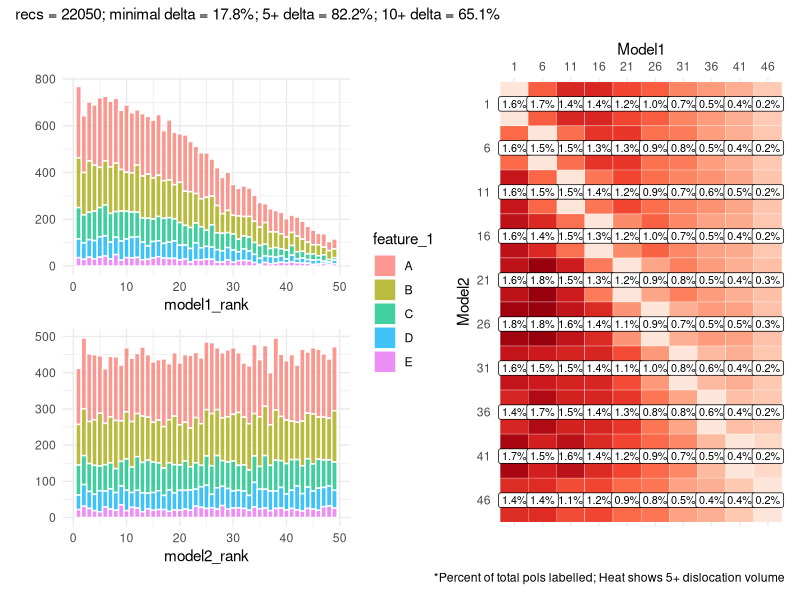
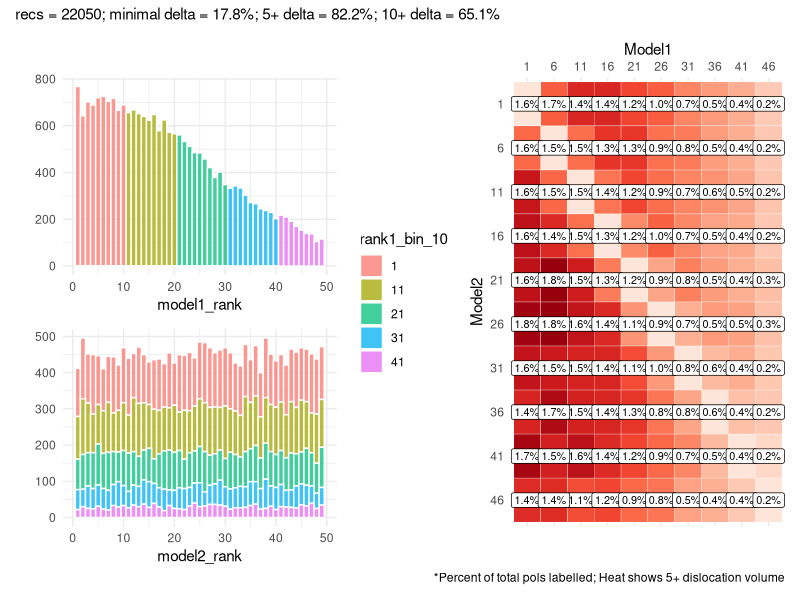
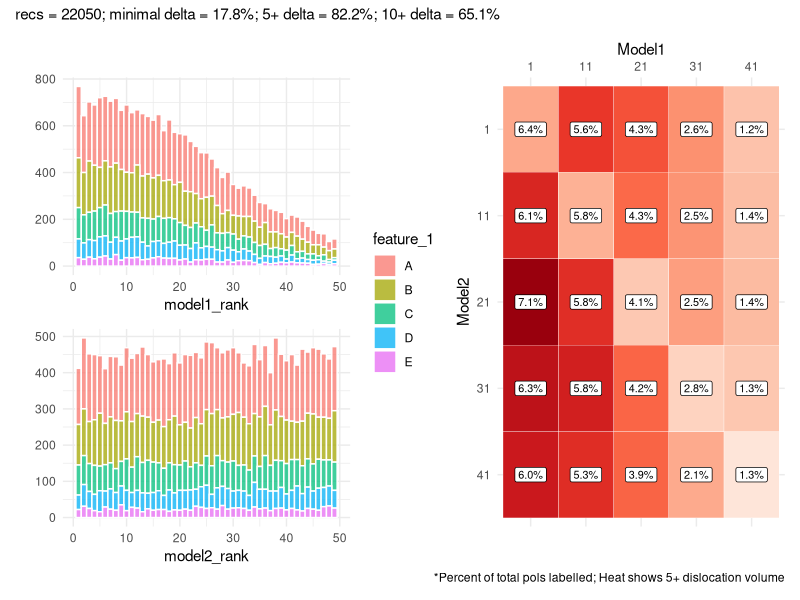
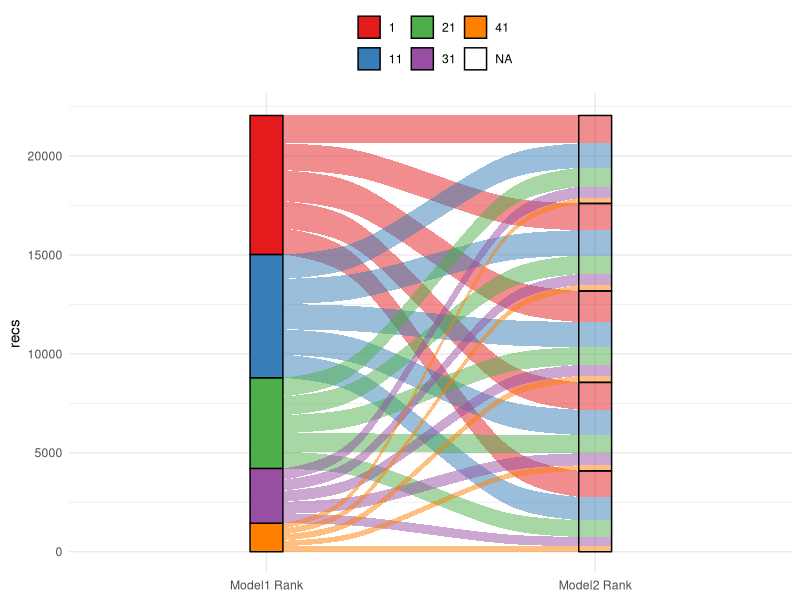

Reproduce these figures in R, in order.
# practicing plotting some data

library(tidyverse)
library(scales)
library(patchwork)
# library(hexbin)
library(ggalluvial)

# dataset -----

dff <- data.frame(feature_1 = sample(LETTERS, 50000, replace = TRUE, 
                                     prob = c(0.35, 0.25, 0.15, 0.1, 0.05, 
                                              rep(0.01, 21))), 
                  revenue = rpois(50000, 1500), 
                  model1_rank = rnorm(50000, mean = 5, sd = 23), 
                  model2_rank = runif(50000, min = 1, max = 50)) |>
  filter(model1_rank >= 1, model1_rank <= 50, 
         feature_1 %in% c('A', 'B', 'C', 'D', 'E')) |> 
  mutate(model1_rank = floor(model1_rank), 
         model2_rank = floor(model2_rank), 
         rank1_bin_10 = floor((model1_rank - 1) / 10) * 10 + 1, 
         rank2_bin_10 = floor((model2_rank - 1) / 10) * 10 + 1, 
         rank1_bin_05 = floor((model1_rank - 1) / 5) * 5 + 1, 
         rank2_bin_05 = floor((model2_rank - 1) / 5) * 5 + 1) |>
  mutate(moved_05plus = ifelse(abs(model2_rank - model1_rank) >= 5, 
                               TRUE, FALSE), 
         moved_10plus = ifelse(abs(model2_rank - model1_rank) >= 10, 
                               TRUE, FALSE), 
         model_delta = model2_rank - model1_rank) |>
  as_tibble()

# tests ?????????????????????????????????????
dim(dff)
dff |> group_by(rank2_bin_10) |> 
  summarise(min(model2_rank), max(model2_rank))
dff |> group_by(rank1_bin_05) |> 
  summarise(min(model1_rank), max(model1_rank))

# agg versions of the dataframe :::::::::::::::::::::::
# dff_a <- dff |> 
#   group_by(model1_rank, model2_rank) |>
#   summarise(recs = n(), 
#             revenue = sum(revenue)) |>  
#   mutate(recs_mix = recs / sum(recs), 
#          rev_mix = revenue / sum(revenue))

dff_a2 <- dff |>
  mutate(gkey = paste0(rank1_bin_10, '::', rank2_bin_10)) |>
  group_by(gkey) |>
  summarise(recs = n(), 
            revenue = sum(revenue), 
            m05plus = sum(moved_05plus), 
            m10plus = sum(moved_10plus)) |>  
  mutate(recs_mix = recs / sum(recs), 
         rev_mix = revenue / sum(revenue)) |>
  mutate(rank1_bin_10 = stringr::str_extract(gkey, '^.*?(?=::)'), 
         rank2_bin_10 = stringr::str_extract(gkey, '(?<=::)\\d+'), 
         rank1_bin_10 = as.double(rank1_bin_10), 
         rank2_bin_10 = as.double(rank2_bin_10))

dff_a3 <- dff |>
  mutate(gkey = paste0(rank1_bin_05, '::', rank2_bin_05)) |>
  group_by(gkey) |>
  summarise(recs = n(), 
            revenue = sum(revenue), 
            m05plus = sum(moved_05plus), 
            m10plus = sum(moved_10plus)) |>  
  mutate(recs_mix = recs / sum(recs), 
         rev_mix = revenue / sum(revenue)) |>
  mutate(rank1_bin_05 = stringr::str_extract(gkey, '^.*?(?=::)'), 
         rank2_bin_05 = stringr::str_extract(gkey, '(?<=::)\\d+'), 
         rank1_bin_05 = as.double(rank1_bin_05), 
         rank2_bin_05 = as.double(rank2_bin_05))

# ^ -----

# plotting ----------------------------------------

# primary matrix delta/dislocation exhibit/plot/viz :::::::::::::::
fun_plt_delta_matrix <- function(arg_df, arg_dfa,  
                                 arg_xaxis, 
                                 arg_yaxis, 
                                 arg_histfill) {
  aaa <- scales::percent(sum(arg_df$moved_05plus) / nrow(arg_df), 
                         accuracy = 0.1)
  bbb <- scales::percent(sum(arg_df$moved_10plus) / nrow(arg_df), 
                         accuracy = 0.1)
  aa2 <- scales::percent((1 - (sum(arg_df$moved_05plus) / nrow(arg_df))), 
                         accuracy = 0.1)
  arg_df <- arg_df %>% rename(histfill = !!arg_histfill) %>% 
    mutate(histfill = as.factor(histfill))
  # p1 <- arg_dfa %>% 
  #   rename(xvar = !!arg_xaxis, yvar = !!arg_yaxis) %>% 
  #   ggplot(aes(x = as.factor(xvar), 
  #              y = fct_rev(as.factor(yvar)))) + 
  #   geom_tile(aes(fill = recs), color = 'white') + 
  #   geom_label(aes(label = scales::percent(recs_mix, accuracy = 0.1)), 
  #              size = 3) + 
  #   scale_fill_distiller(palette = 'Spectral') + 
  #   scale_x_discrete(guide = guide_axis(position = 'top')) + 
  #   theme_minimal() + 
  #   theme(legend.position = 'none') + 
  #   labs(x = '', y = '')
  p9 <- arg_dfa %>% 
    rename(xvar = !!arg_xaxis, yvar = !!arg_yaxis) %>% 
    ggplot(aes(x = as.factor(xvar), 
               y = fct_rev(as.factor(yvar)))) + 
    geom_tile(aes(fill = m05plus), color = 'white') + 
    geom_label(aes(label = scales::percent(recs_mix, accuracy = 0.1)), 
               size = 2.75) + 
    scale_fill_distiller(palette = 'Reds', direction = 1) + 
    scale_x_discrete(guide = guide_axis(position = 'top', 
                                        title = 'Model1')) + 
    theme_minimal() + theme(legend.position = 'none') + 
    labs(y = 'Model2', 
         caption = paste0('*Percent of total pols labelled', 
                          '; Heat shows 5+ dislocation volume'))
  p2 <- arg_df %>% ggplot() + 
    geom_histogram(aes(x = model1_rank, fill = histfill), alpha = 0.75, 
                   binwidth = 1, color = 'white') + 
    theme_minimal() + labs(y = '', fill = arg_histfill)
  p3 <- arg_df %>% ggplot() + 
    geom_histogram(aes(x = model2_rank, fill = histfill), alpha = 0.75, 
                   binwidth = 1, color = 'white') + 
    theme_minimal() + labs(y = '', fill = arg_histfill)
  p_out <- ((p2 / p3) + plot_layout(guides = 'collect') | p9) + 
    plot_annotation(subtitle = paste0('recs = ', nrow(arg_df), 
                                      '; minimal delta = ', aa2, 
                                      '; 5+ delta = ', aaa, 
                                      '; 10+ delta = ', bbb))
  return(p_out)
}

# tests ??????????????????????????????????
fun_plt_delta_matrix(arg_df = dff, arg_dfa = dff_a3, 
                     arg_xaxis = 'rank1_bin_05', arg_yaxis = 'rank2_bin_05', 
                     arg_histfill = 'feature_1')
fun_plt_delta_matrix(arg_df = dff, arg_dfa = dff_a3, 
                     arg_xaxis = 'rank1_bin_05', arg_yaxis = 'rank2_bin_05', 
                     arg_histfill = 'rank1_bin_10')
fun_plt_delta_matrix(arg_df = dff, arg_dfa = dff_a2, 
                     arg_xaxis = 'rank1_bin_10', arg_yaxis = 'rank2_bin_10', 
                     arg_histfill = 'feature_1')

# make an alluvial plot -------------------------------

dff_a2 %>% 
  ggplot(aes(y = recs, 
             axis1 = as.factor(rank1_bin_10), 
             axis2 = as.factor(rank2_bin_10))) + 
  # ggalluvial::geom_flow(aes(fill = as.factor(rank1_bin_10))) + 
  ggalluvial::geom_alluvium(aes(fill = as.factor(rank1_bin_10)),
                            width = 1/10) +
  ggalluvial::geom_stratum(aes(fill = as.factor(rank1_bin_10)), 
                           width = 1/10) + 
  scale_fill_brewer(palette = 'Set1') + 
  scale_x_discrete(limits = c('Model1 Rank', 'Model2 Rank')) + 
  theme_minimal() + 
  theme(legend.position = 'top') + 
  labs(fill = '')


# now a scatterplot to try and ID dislocation ------------
# fun_plt_delta_scatter <- function(arg_df) {
#   p1 <- arg_df %>% 
#     ggplot(aes(x = model1_rank, y = model2_rank)) + 
#     # geom_point(alpha = 0.5) + 
#     geom_hex() + 
#     geom_abline(slope = 1, intercept = 0) + 
#     theme_minimal()
#   return(p1)
# }
# fun_plt_delta_scatter(arg_df = dff)
